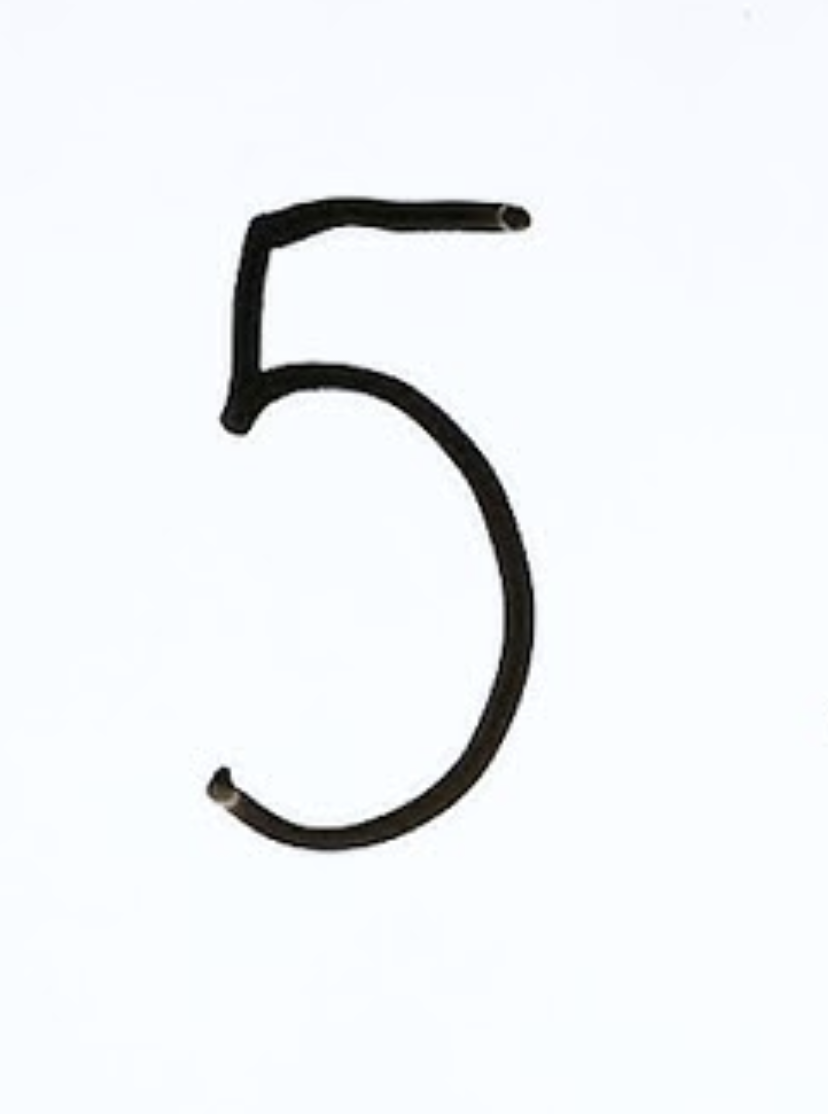
#> input picture image.png, 828 x 1114 px
$ python -i ImageProcessing.py   (imports and definitions only)
#> lines starting #> are read from the running program, lines starting #| are printed output that depends on the picture; after the words box and inside, x2 and y2 are one past the last pixel; in counts of white or black regions, pixels touching at a corner belong together
#> further down, picture is the input picture: shape (1114, 828, 3); mean B, G, R 245.1, 242.5, 239.9
import cv2 as cv
import numpy as np

def preprocess_stack(image):

    # Preprocess stack
    image = brightness_equalization(image)
    image = brightness_adjustment(image)
    image = grayscale(image)
    image = unsharp_mask(image)
    image = otsu_thresholding(image)

    # Inverterer farven
    image = 255 - image
    image = image.astype(np.uint8)
    return image

# [43 lines left out: functions seperate_digits, get_bounding_boxes, not called in this run]


#Anvender CLAHE på value kanalen af billedet.
def brightness_equalization(image):
    # Formel til at bestemme clipLimit?
    clahe = cv.createCLAHE(clipLimit=4.0, tileGridSize=(4,4))

    image = cv.cvtColor(image, cv.COLOR_BGR2HSV)
#> image: shape (1114, 828, 3); mean H, S, V 101.7, 7.3, 245.3

    # https://stackoverflow.com/questions/17185151/how-to-obtain-a-single-channel-value-image-from-hsv-image-in-opencv-2-1
    # Udfører CLAHE på value kanalen.
    _, _, v = image[:, :, 0], image[:, :, 1], image[:, :, 2]
    v = clahe.apply(v)
    image[:, :, 2] = v
#> image: shape (1114, 828, 3); mean H, S, V 101.7, 7.3, 245
    image = cv.cvtColor(image, cv.COLOR_HSV2BGR)
    return image

def brightness_adjustment(image): # Brightness and contrast adjustment

    image_yuv = cv.cvtColor(image, cv.COLOR_BGR2YUV)
#> image_yuv: shape (1114, 828, 3); mean of channels 0, 1, 2 241.5, 129.4, 126.1
    y, _, _ = image_yuv[:, :, 0], image_yuv[:, :, 1], image_yuv[:, :, 2]

    max_brightness = y.max()
#> max_brightness = 255
    target_brightness = max_brightness * 0.93
#> target_brightness = 237.2
    avg_brightness = y.mean()
#> avg_brightness = 241.5

    alpha = 1.4  # Contrast gain
    beta = target_brightness - alpha * avg_brightness
#> beta = -100.9

    adjusted_y = np.clip(y * alpha + beta, 0, 255).astype(np.uint8)  # Adjust and clip
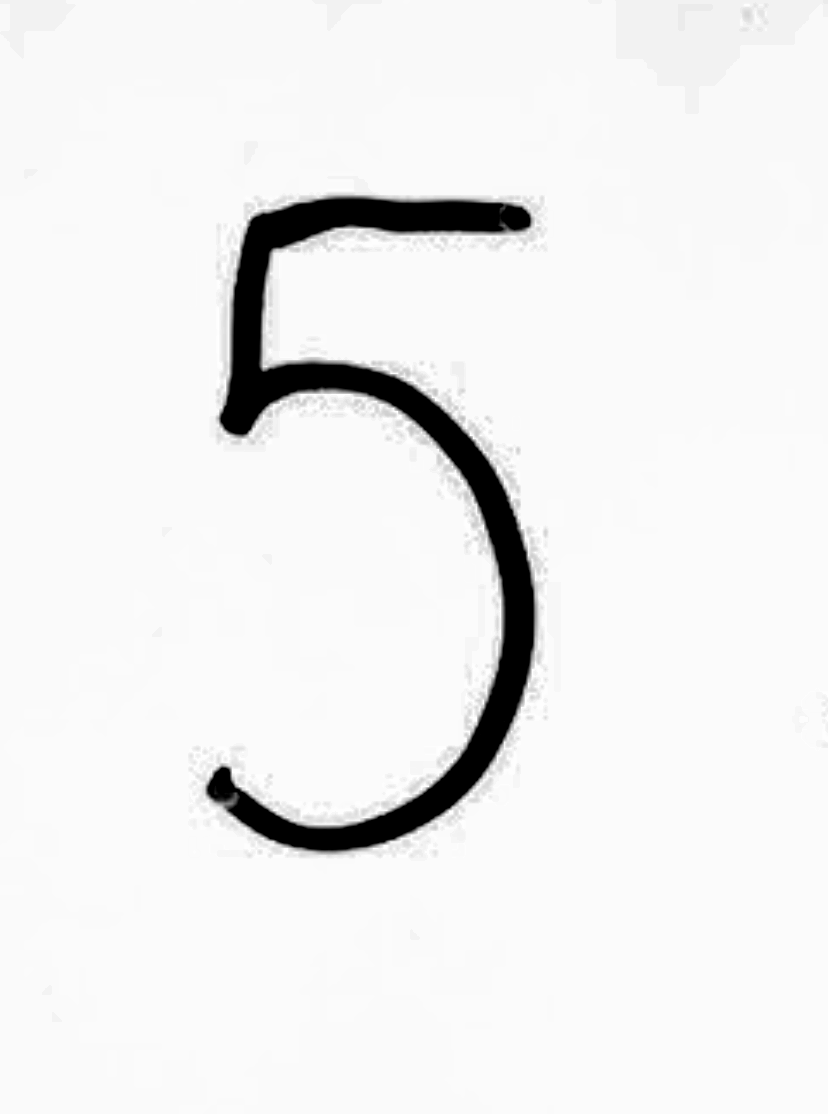
#> adjusted_y: shape (1114, 828); min 0, max 255, mean 238.5
    image_yuv[:, :, 0] = adjusted_y
#> image_yuv: shape (1114, 828, 3); mean of channels 0, 1, 2 238.5, 129.4, 126.1

    image = cv.cvtColor(image_yuv, cv.COLOR_YUV2BGR)
    return image

def grayscale(image):
    # OpenCV BGR2GRAY anvender samme grayscalign teknik som i artiklen.
    # https://docs.opencv.org/3.4/de/d25/imgproc_color_conversions.html#color_convert_rgb_gray
    image = cv.cvtColor(image, cv.COLOR_BGR2GRAY)
#> image: shape (1114, 828)
    return image

def unsharp_mask(image):
    # Er ikke helt på samme måde som de gør i den videnskabelige artikel, men danner sammer effekt.
    # Istedet baseret på: https://stackoverflow.com/questions/32454613/python-unsharp-mask
    # og https://docs.opencv.org/4.x/d2/de8/group__core__array.html#gafafb2513349db3bcff51f54ee5592a19
    gaussian_3 = cv.GaussianBlur(image, (0, 0), 2.0)
    # -1 i beta inputtet trækkter det slørede image fra det originale.
    unsharp_image = cv.addWeighted(image, 2.0, gaussian_3, -1.0, 0)
    return unsharp_image

def otsu_thresholding(image):
    #https://docs.opencv.org/4.x/d7/d4d/tutorial_py_thresholding.html
    blur = cv.GaussianBlur(image,(5,5),0)
    _,image = cv.threshold(blur,0,255,cv.THRESH_BINARY+cv.THRESH_OTSU)
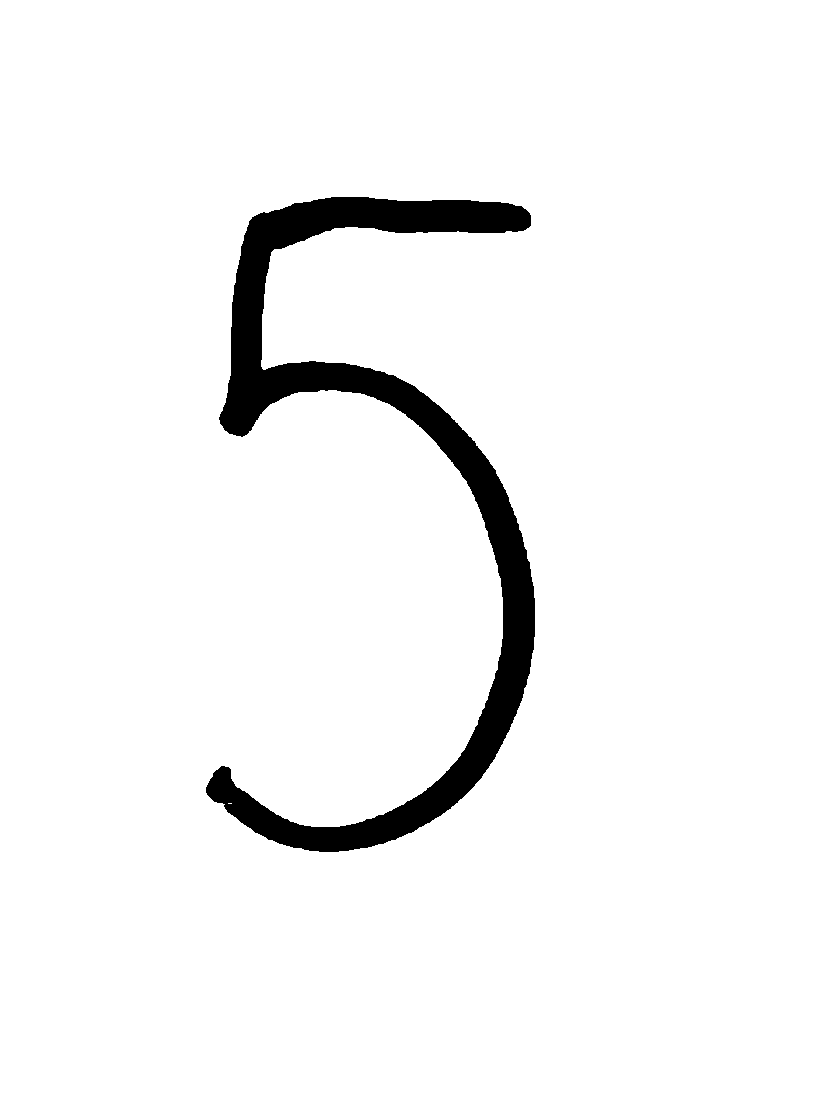
#> image: shape (1114, 828); 95.6% white; 1 black region, box (x1, y1, x2, y2) and area: (206, 197, 535, 852) 40477
    return image

>>> import cv2
>>> picture = cv2.imread('image.png')
>>> result = preprocess_stack(picture)
